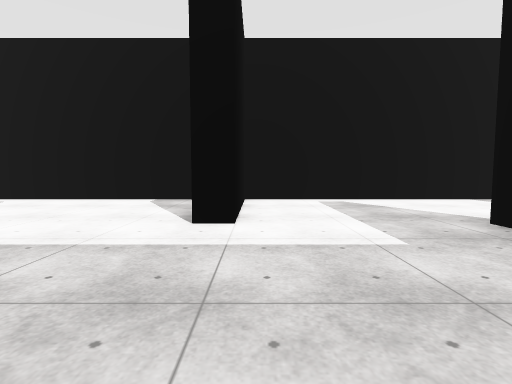
view 1 (above)

13 first-person views from a walk through a 3-D level made in the Unity game engine. The camera is 1.2 m above the floor, tilts 4° down and sees 85° across. The floor is counted in squares, 2 m on a side. Each view is taken from the middle of a square. On the plan, view 1 faces up. The plan holds only what a view shows up to about 9 squares ahead; the rest is blank. The place goes on beyond the plan. The player character is not drawn. Surface patterns are stand-ins for the level's own textures.

view 2
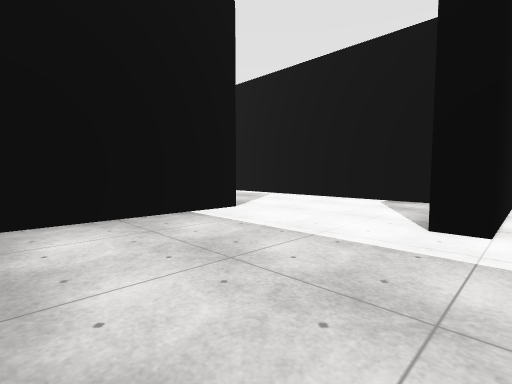

view 3
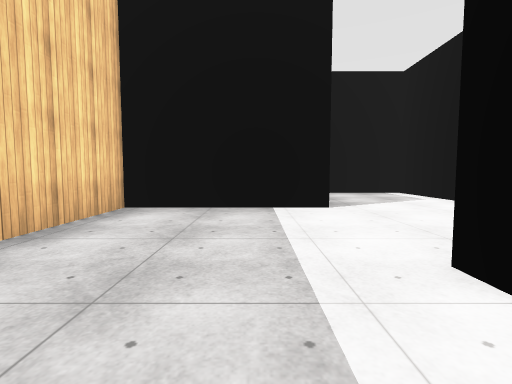

view 4
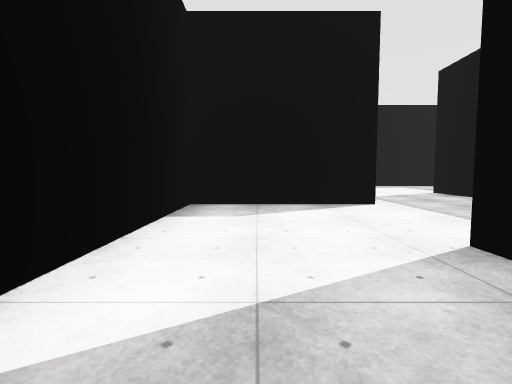

view 5
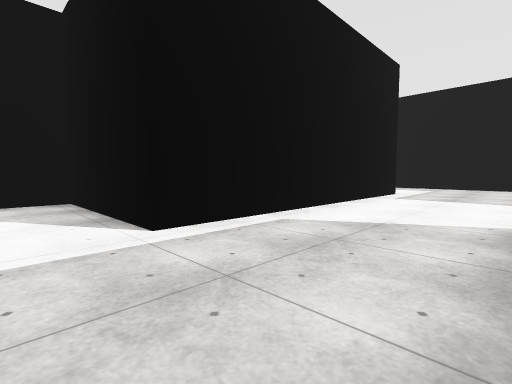

view 6
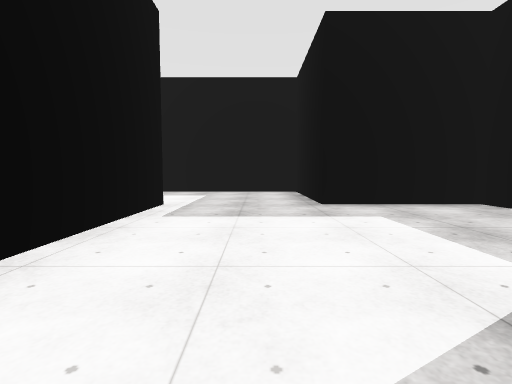

view 7
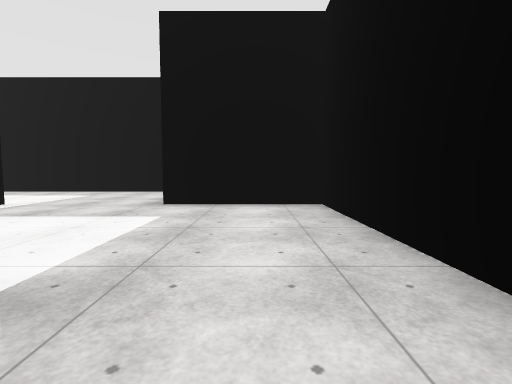

view 8
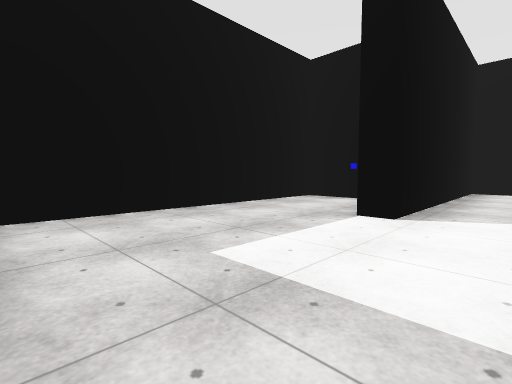

view 9
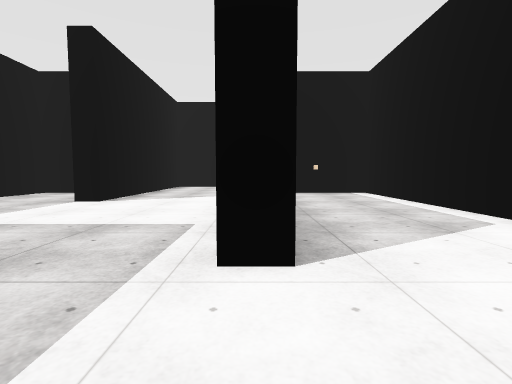

view 10
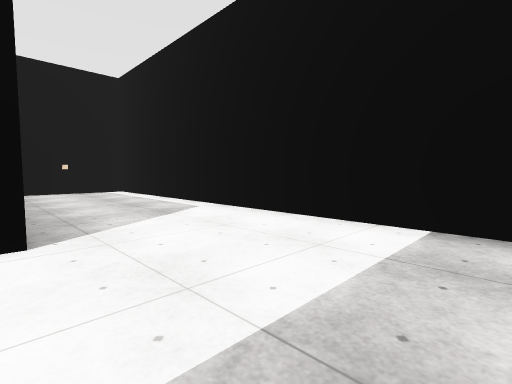

view 11
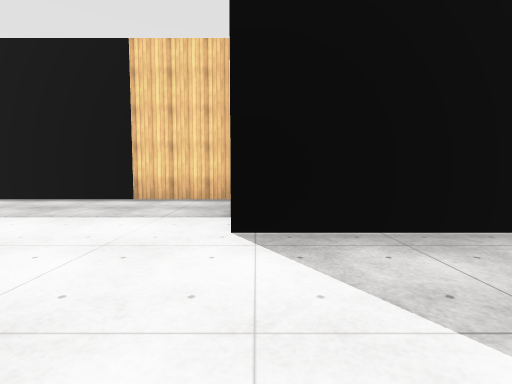

view 12
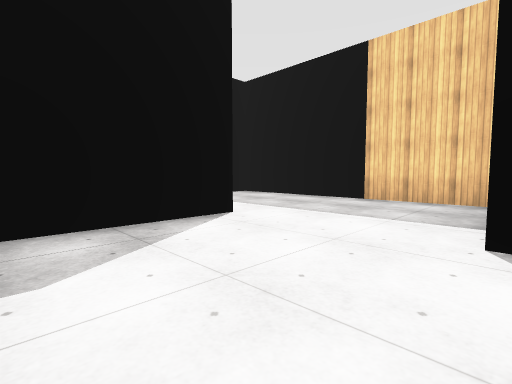

view 13
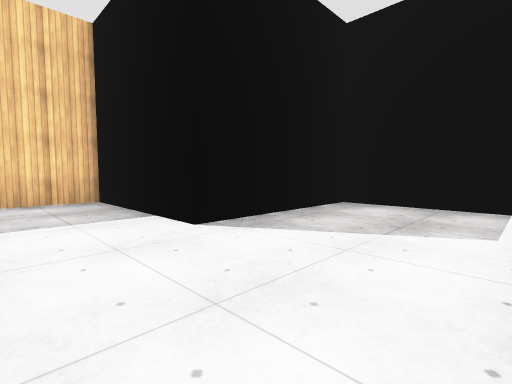

### Floor plan
Points are (right, up) in squares from view 1. A wall is a line through its corners. A room is listed if a view was taken in it or the views show most of it. See-through windows are left out.
Room 1 (views 1, 2, 3, 4, 5, 6, 11, 12, 13)
walls: (-0.2, 6) (-0.2, 3.3) (-0.8, 3.3) (-0.8, 5.9); (3.2, 0.6) (3.2, -0.2) (9.2, -0.2); (-1.4, 6.3) (-7.3, 6.3) (-7.3, 3.3) (-3.7, 3.3) (-3.7, -0.2) (2.6, -0.2); (10.5, 2.7) (6.3, 2.7) (6.3, 6.3) (-0.2, 6.3)
ways out: opening at (9.5, 1.5) to room 2
Room 2 (views 7, 8, 9, 10)
walls: (13.2, 2.7) (10.5, 2.7); (9.2, -0.2) (9.2, -0.8); (15.9, 6.3) (6.8, 6.3) (6.8, 3.8); (6.8, -1.9) (6.8, -3.2) (13.2, -3.2) (13.2, -0.2) (16.8, -0.2) (16.8, 6)
ways out: opening at (9.5, 1.5) to room 1

Positions as (right, up) in squares from view 1, and headings:
1: (0, 0), facing up
2: (0, 0), facing up-left
3: (1, 2), facing left
4: (1, 5), facing right
5: (5, 0), facing up-right
6: (8, 1), facing right
7: (8, -2), facing right
8: (13, 1), facing down-left
9: (15, 3), facing left
10: (16, 3), facing up-left
11: (-4, 6), facing down
12: (-4, 6), facing down-right
13: (-2, 6), facing down-left
